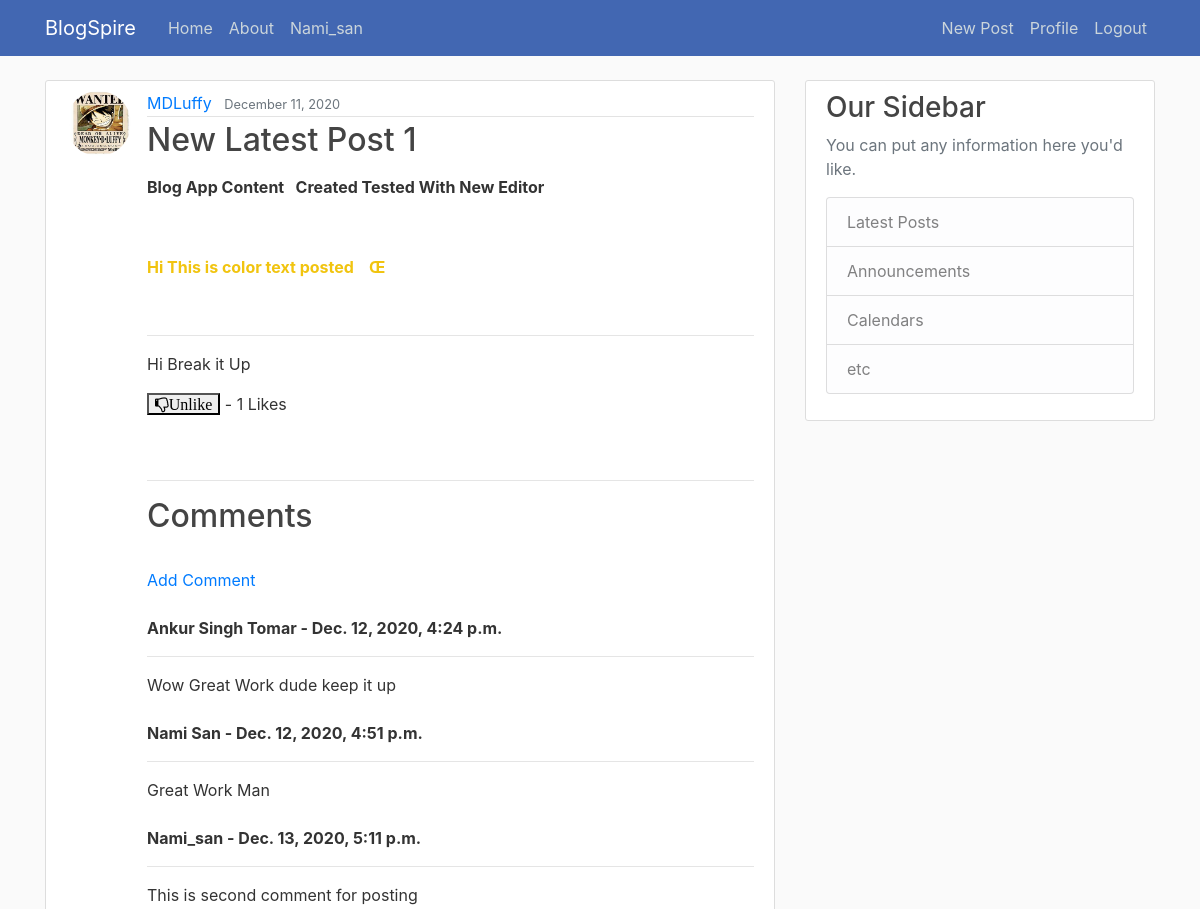
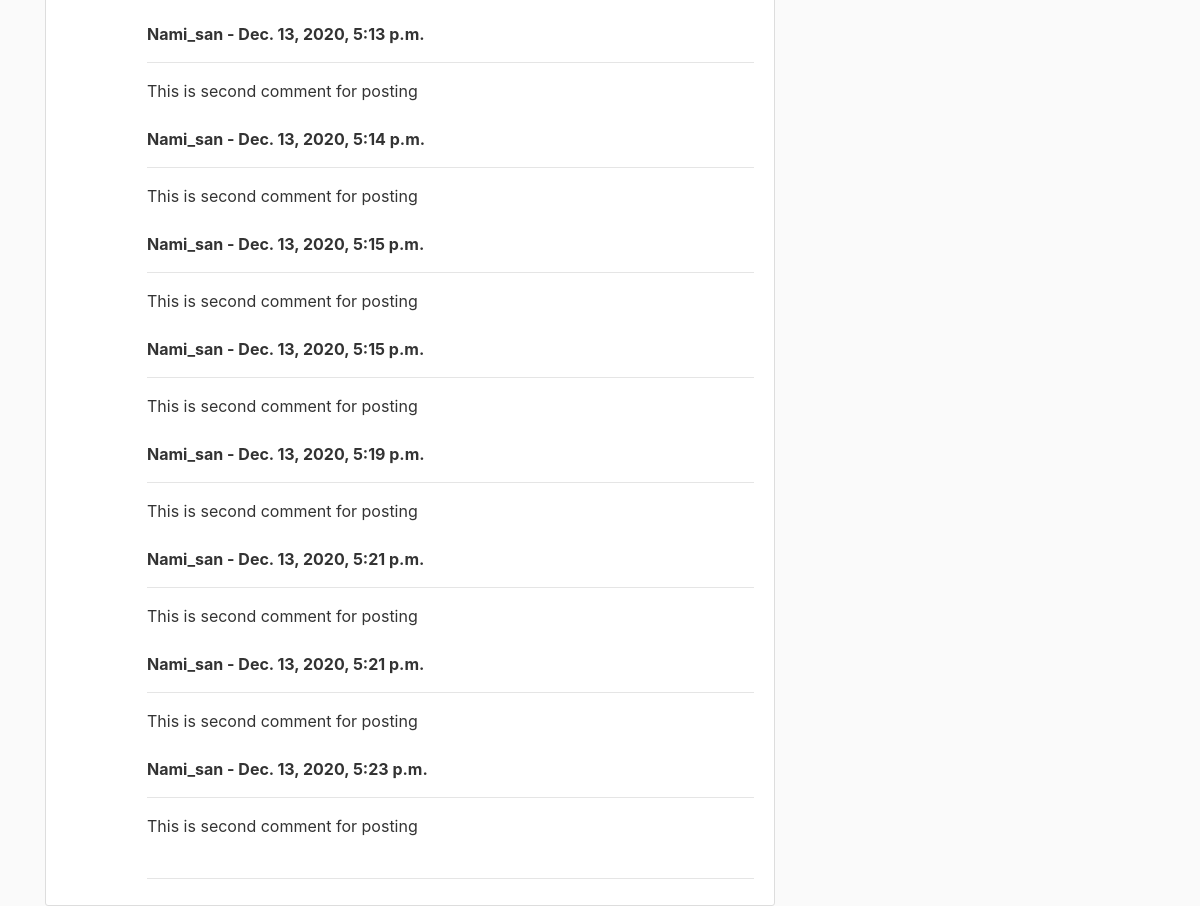
/post/17/ (signed in), run on the app's committed database (2 pictures, top to bottom).
### blog/models.py (models this page shows, shortened)
class Post(models.Model):
    title = models.CharField(max_length=150)
    content = RichTextField(blank=True , null=True)
    date_posted = models.DateTimeField(default=timezone.now)
    author = models.ForeignKey(User, on_delete=models.CASCADE)
    likes = models.ManyToManyField(User, related_name='blog_posts')
    def total_likes(self):
        return self.likes.count()

class Comment(models.Model):
    post = models.ForeignKey(Post, related_name="comments" , on_delete=models.CASCADE) #delete all the comments to blog app if the post is deleted
    name = models.CharField(max_length = 255)
    body = models.TextField()
    date_added = models.DateTimeField(auto_now_add=True)

### users/models.py (models this page shows, shortened)
class Profile(models.Model): # add whatever you like the info about the author
    user = models.OneToOneField(User, on_delete=models.CASCADE)
    image = models.ImageField(default = 'default.jpg' , upload_to='profile_pics')

### blog/views.py (the view)
# urls.py: path('post/<int:pk>/', PostDetailView.as_view(), name = 'post-detail'),
class PostDetailView(DetailView):
    model = Post
    def get_context_data(self, *args,**kwargs):
        context = super(PostDetailView,self).get_context_data(*args,**kwargs)
        post_like = get_object_or_404(Post,id=self.kwargs['pk'])
        total_likes = post_like.total_likes()
        liked = False
        if post_like.likes.filter(id=self.request.user.id).exists():
            liked = True
        context["total_likes"] = total_likes
        context["liked"] = liked
        return context

### blog/templates/blog/post_detail.html (shortened to what this page needs)
{% extends "blog/base.html" %}
{% block content %}
<article class="media content-section">
    <img class="rounded-circle  article-img" src="{{ object.author.profile.image.url}}">
    <div class="media-body">
        <div class="article-metadata">
            <a class="mr-2" href="{% url 'user-posts' object.author.username %}">{{ object.author }}</a>
            <small class="text-muted">{{ object.date_posted|date:'F d, Y' }}</small>
        </div>
        <h2 class="article-title" >{{ object.title }}</h2>
        <p class="article-content">{{ object.content|safe }}</p>
     <form action="{% url 'like_post' post.pk %}" method="POST" >
        {% if user.is_authenticated %}
        {% if liked %}
        <button  class="fa fa-thumbs-o-down" value="{{ post.id }}" type="submit" name="post_id" >Unlike
        </button>
        {% else %}
        <button  class="fa fa-thumbs-o-up" value="{{ post.id }}" type="submit" name="post_id" >Like
        </button>
        {% endif %}
        {% else %}
        Must be logged in to like a post
        {% endif %}
        - {{ total_likes }} Likes
      </form>
      <br><br>
      <hr>
      <h2 > Comments </h2>
      <br>
        {% if not post.comments.all %}
            No Comments Yet ...<a href="{% url 'add_comment' post.pk %}"> Add one </a>
        {% else %}
        <a href="{% url 'add_comment' post.pk %}">Add Comment </a>
        <br><br>
        {%  for comment in  post.comments.all %}
        <strong> {{ comment.name }} -
        {{ comment.date_added }}</strong>
        <br><hr>
        {{ comment.body}}
        <br><br>
        {% endfor %}
        <hr>
{% endif%}
    </div>
</article>
{% endblock content %}

### blog/templates/blog/base.html (shortened to what this page needs)
{% load static %}
<!DOCTYPE html>
<html>
<head>
    <link rel="stylesheet" href="https://maxcdn.bootstrapcdn.com/bootstrap/4.0.0/css/bootstrap.min.css">
    <link rel="stylesheet" href="https://maxcdn.bootstrapcdn.com/font-awesome/4.4.0/css/font-awesome.min.css">
    <link rel="stylesheet" type="text/css" href="{% static 'blog/main.css' %}">
</head>
<body>
    <header class="site-header">
      <nav class="navbar navbar-expand-md navbar-dark bg-steel fixed-top">
        <div class="container">
          <a class="navbar-brand mr-4" href="{% url 'blog-home' %}">BlogSpire</a>
          <div class="collapse navbar-collapse" id="navbarToggle">
            <div class="navbar-nav mr-auto">
              <a class="nav-item nav-link" href="{% url 'blog-home' %}">Home</a>
              <a class="nav-item nav-link" href="{% url 'blog-about' %}">About</a>
              {% if user.is_authenticated %}
              <a class="nav-item nav-link"  >{{ user.username }}</a>
             {% endif %}
            </div>
            <div class="navbar-nav">
              {% if user.is_authenticated %}
              <a class="nav-item nav-link" href="{% url 'post-create' %}">New Post</a>
              <a class="nav-item nav-link" href="{% url 'profile' %}">Profile  </a>
              <a class="nav-item nav-link" href="{% url 'logout' %}">Logout</a>
              {% else %}
              <a class="nav-item nav-link" href="{% url 'login' %}">Login</a>
              <a class="nav-item nav-link" href="{% url 'register' %}">Register</a>
              {% endif %}
            </div>
          </div>
        </div>
      </nav>
    </header>
    <main role="main" class="container">
      <div class="row">
        <div class="col-md-8">
          {% block content %}{% endblock %}
        </div>
        <div class="col-md-4">
          <div class="content-section">
            <h3>Our Sidebar</h3>
            <p class='text-muted'>You can put any information here you'd like.
              <ul class="list-group">
                <li class="list-group-item list-group-item-light">Latest Posts</li>
                <li class="list-group-item list-group-item-light">Announcements</li>
                <li class="list-group-item list-group-item-light">Calendars</li>
                <li class="list-group-item list-group-item-light">etc</li>
              </ul>
            </p>
          </div>
        </div>
      </div>
    </main>
</body>
</html>

### blog/static/blog/main.css (style rules this page uses)
body { background: #fafafa; color: #333333; margin-top: 5rem; }
h1, h2, h3, h4, h5, h6 { color: #444444; }
ul { margin: 0; }
.bg-steel { background-color: #4267B2; }
.site-header .navbar-nav .nav-link { color: #cbd5db; }
.content-section { background: #ffffff; padding: 10px 20px; border: 1px solid #dddddd; border-radius: 3px; margin-bottom: 20px; }
.article-title { color: #444444; }
.article-content { white-space: pre-line; }
.article-img { height: 65px; width: 65px; margin-right: 16px; }
.article-metadata { padding-bottom: 1px; margin-bottom: 4px; border-bottom: 1px solid #e3e3e3 }

### data on the page
Post: author.profile.image (picture), author "MDLuffy", date_posted "December 11, 2020", title "New Latest Post 1", content "Blog App Content Created Tested With New Editor Hi This is color text posted Œ Hi Break it Up"
Comment: name "Ankur Singh Tomar", date_added "Dec. 12, 2020, 4:24 p.m.", body "Wow Great Work dude keep it up"
Comment: name "Nami San", date_added "Dec. 12, 2020, 4:51 p.m.", body "Great Work Man"
Comment: name "Nami_san", date_added "Dec. 13, 2020, 5:11 p.m.", body "This is second comment for posting"
Comment: name "Nami_san", date_added "Dec. 13, 2020, 5:13 p.m.", body "This is second comment for posting"
Comment: name "Nami_san", date_added "Dec. 13, 2020, 5:14 p.m.", body "This is second comment for posting"
Comment: name "Nami_san", date_added "Dec. 13, 2020, 5:15 p.m.", body "This is second comment for posting"
Comment: name "Nami_san", date_added "Dec. 13, 2020, 5:15 p.m.", body "This is second comment for posting"
Comment: name "Nami_san", date_added "Dec. 13, 2020, 5:19 p.m.", body "This is second comment for posting"
Comment: name "Nami_san", date_added "Dec. 13, 2020, 5:21 p.m.", body "This is second comment for posting"
Comment: name "Nami_san", date_added "Dec. 13, 2020, 5:21 p.m.", body "This is second comment for posting"
Comment: name "Nami_san", date_added "Dec. 13, 2020, 5:23 p.m.", body "This is second comment for posting"

### other printed values
{{ user.username }} "Nami_san"
{{ total_likes }} "1"
